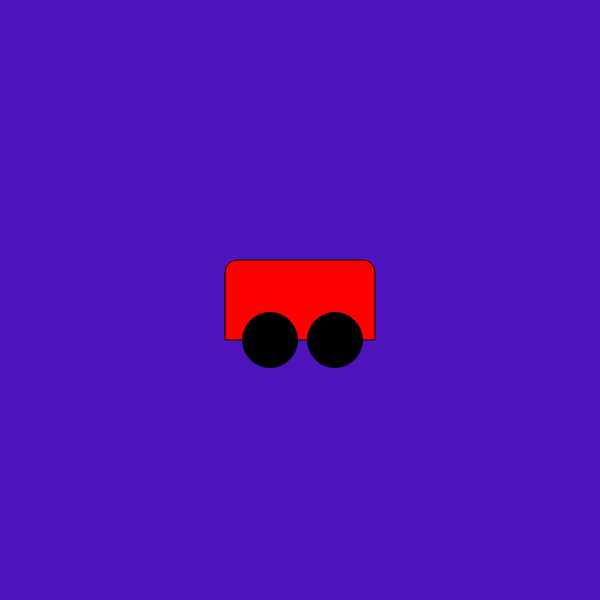
Frame 1 (no input)
Frame 60 (no input): identical to frame 1, image omitted
Frame 120 (the mouse pressed at the canvas centre since frame 60): identical to frame 1, image omitted

The p5.js sketch that drew this single still picture (run headless with seeded random() and noise() and a simulated clock; from frame 60 on, the mouse is pressed at the canvas centre):

// p5.js sketch
// ── sketch.js
// User defined variable
// EVENT
x = 300;
y = 300;
size = 80;

function car(x, y, size) {
  rectMode(CENTER);
  fill(255, 0, 0);
  rect(x, y, size + 70, size, 12, 12, 0, 0);
  fill(0);
  circle(x - 30, y + 40, size - 25);
  circle(x + 35, y + 40, size - 25);
}


function setup() {
  createCanvas(600, 600);
}

function draw() {
  background(78, 19, 187);
  if (keyIsPressed === true) {
    if (keyCode === UP_ARROW) {
      y -= 4;
    } else if (keyCode === DOWN_ARROW) {
      y += 4;
    } else if (keyCode === LEFT_ARROW) {
      x -= 4;
    } else if (keyCode === RIGHT_ARROW) {
      x += 4;
    }
  }

  if (x - size / 2 >= width) {
    x = 0 - size / 2;
  } else if (x + size / 2 <= 0) {
    x = width + size / 2;
  }
  if (y - size / 2 >= height) {
    y = 0 - size / 2;
  } else if (y + size / 2 <= 0) {
    y = height + size / 2;
  }
  car(x, y, size);
}
